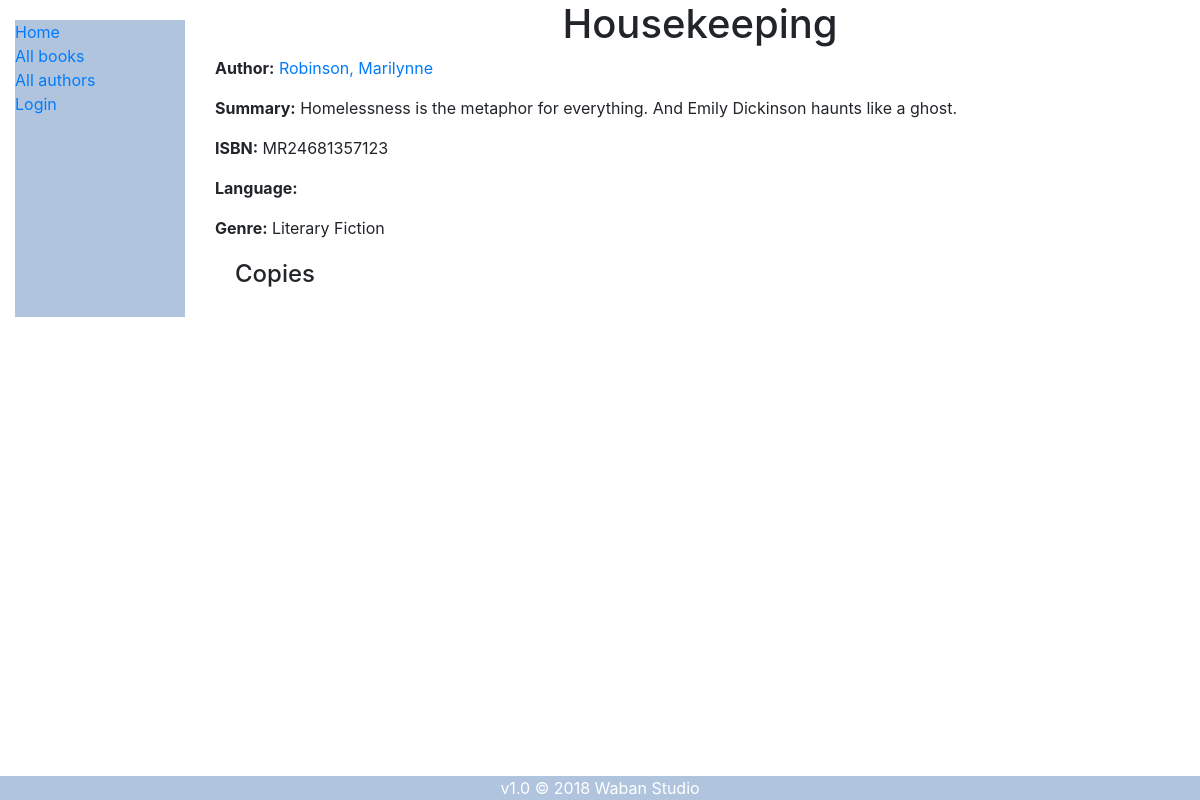
Page /catalog/book/3 on the earlier database version.
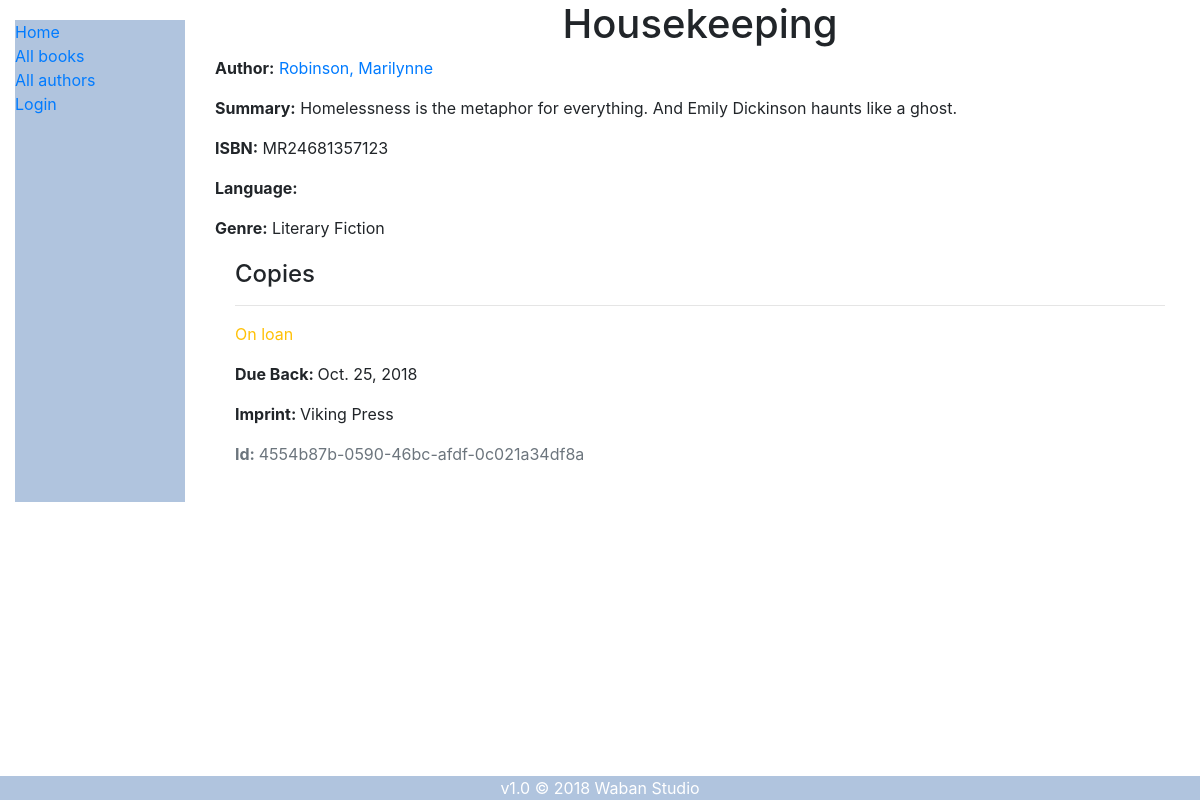
Same page on the later database version.
### catalog/models.py (models this page shows, shortened)
class Genre(models.Model):
    name = models.CharField(max_length=200, help_text='Enter a book genre (e.g. Science Fiction)')
    def __str__(self):
        return self.name

class BookInstance(models.Model):
    id = models.UUIDField(primary_key=True, default=uuid.uuid4, help_text='Unique ID for this particular book across whole library')
    book = models.ForeignKey('Book', on_delete=models.SET_NULL, null=True)
    author = models.ForeignKey ('Author', on_delete=models.SET_NULL, null=True)
    imprint = models.CharField(max_length=200)
    due_back = models.DateField(null=True, blank=True)
    borrower = models.ForeignKey(User, on_delete=models.SET_NULL, null=True, blank=True)
    LOAN_STATUS = (
        ('m', 'Maintenance'),
        ('o', 'On loan'),
        ('a', 'Available'),
        ('r', 'Reserved'),
    )
    status = models.CharField(
        max_length=1,
        choices=LOAN_STATUS,
        blank=True,
        default='m',
        help_text='Book availability',
    )
    class Meta:
        ordering = ['due_back']
        permissions = (("can_mark_returned", "Set book as returned"),
                        ("can_borrow_book", "User can borrow books"),)

### catalog/views.py (the view)
# urls.py: path('book/<int:pk>', views.BookDetailView.as_view(), name='book-detail'),
class BookDetailView(generic.DetailView):
    model = Book

### catalog/models.py (called while the page is built)
    def __str__(self):
        return f'{self.last_name}, {self.first_name}'

### catalog/templates/catalog/book_detail.html
{% extends "base_generic.html" %}
{% block content %}
  <h1><center>{{ book.title }}</center></h1>
  <p><strong>Author:</strong> <a href="{% url 'author-detail' book.author.pk %}">{{ book.author }}</a></p>
  <p><strong>Summary:</strong> {{ book.summary }}</p>
  <p><strong>ISBN:</strong> {{ book.isbn }}</p>
  <p><strong>Language:</strong> {{ book.language }}</p>
  <p><strong>Genre:</strong> {% for genre in book.genre.all %} {{ genre }}{% if not forloop.last %}, {% endif %}{% endfor %}</p>
  <div style="margin-left:20px;margin-top:20px;margin-right:20px">
    <h4>Copies</h4>
    {% for copy in book.bookinstance_set.all %}
      <hr>
      <p class="{% if copy.status == 'a' %}text-success{% elif copy.status == 'm' %}text-danger{% else %}text-warning{% endif %}">{{ copy.get_status_display }}</p>
      {% if copy.status != 'a' %}
        <p><strong>Due Back: </strong> {{copy.due_back}}</p>
      {% else %}
      <p><strong><a href="{% url 'book_borrow_user' copy.pk %}">Borrow this book</a></strong></p>
      {% if copy.status == 'o' %} ({{ copy.borrower }}) {% endif %}
      {% endif %}
      <p><strong>Imprint: </strong> {{copy.imprint}}</p>
      <p class="text-muted"><strong>Id: </strong> {{copy.id}}</p>
    {% endfor %}
  </div>
{% endblock %}

Differences in the rows shown:
added BookInstance: status "On loan", due_back "Oct. 25, 2018", imprint "Viking Press", id "4554b87b-0590-46bc-afdf-0c021a34df8a"
